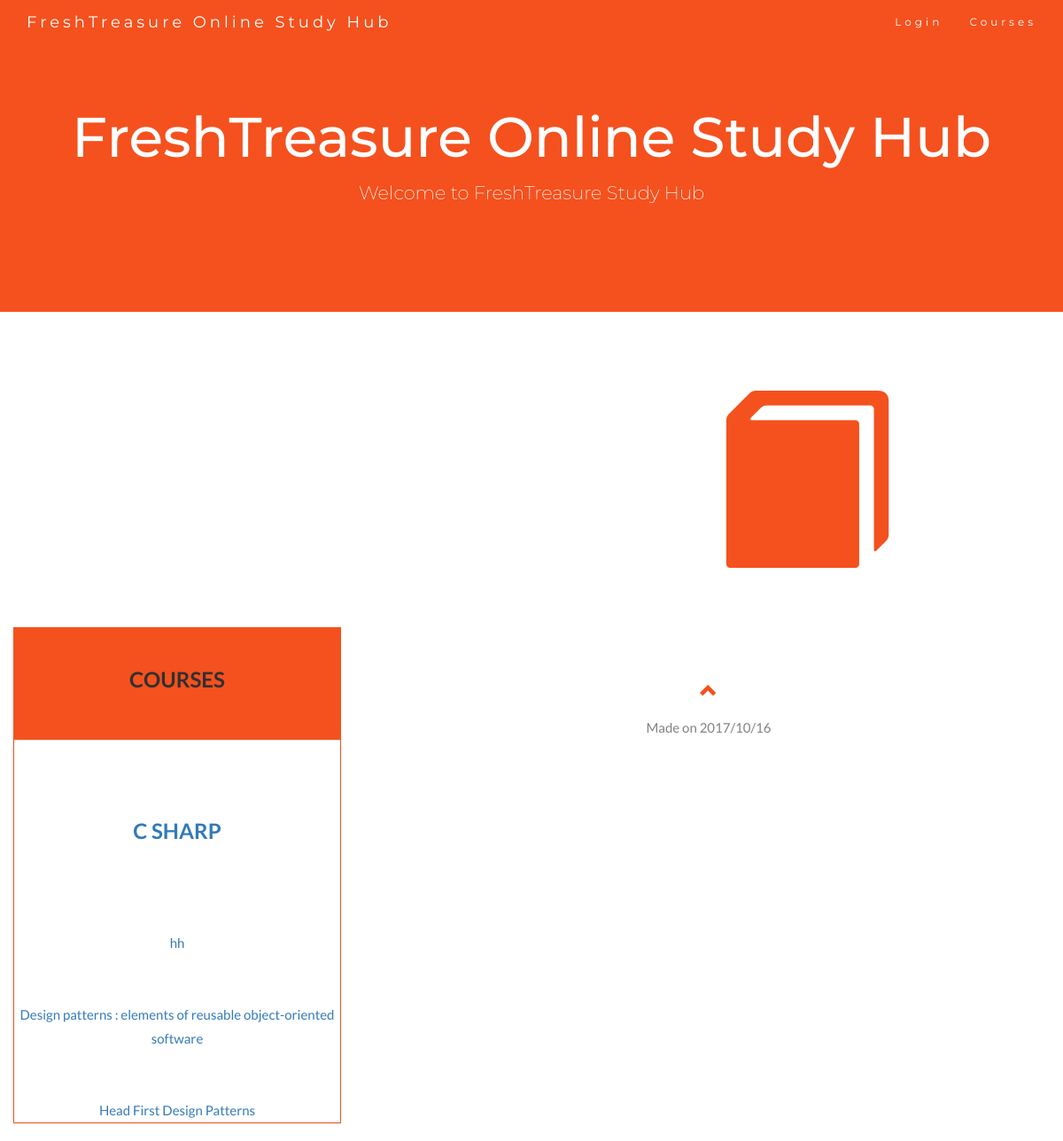
Page /courseList.php (signed in) on the committed database.
### tables this page shows
CREATE TABLE `person_courses` (
  `person_id` int(10) NOT NULL DEFAULT '0',
  `course_id` int(10) NOT NULL DEFAULT '0'
);

CREATE TABLE `courses` (
  `course_id` int(10) NOT NULL DEFAULT '0',
  `course_name` varchar(4000) NOT NULL DEFAULT ''
);

CREATE TABLE `student_courses_books` (
  `person_id` int(10) NOT NULL DEFAULT '0',
  `course_id` int(10) NOT NULL DEFAULT '0',
  `book_id` int(10) NOT NULL DEFAULT '0'
);

CREATE TABLE `books0923` (
  `book_id` int(10) NOT NULL,
  `book_name` varchar(4000) NOT NULL DEFAULT '',
  `author_name` varchar(100) NOT NULL DEFAULT '',
  `yeartime` varchar(10) NOT NULL DEFAULT ''
);

### courseList.php (the view, shortened to what this page needs)
<!DOCTYPE html>
<html lang="en">
<head>
  <link rel="stylesheet" type="text/css" href="https://maxcdn.bootstrapcdn.com/bootstrap/3.3.7/css/bootstrap.min.css" >
  <link rel="stylesheet" type="text/css" href="style.css">
</head>
<body id="myPage" data-spy="scroll" data-target=".navbar" data-offset="60">
<nav class="navbar navbar-default navbar-fixed-top">
  <div class="container">
    <div class="navbar-header">
      <a class="navbar-brand" href="#myPage">FreshTreasure Online Study Hub</a>
    </div>
    <div class="collapse navbar-collapse" id="myNavbar">
      <ul class="nav navbar-nav navbar-right">
        <li><a href="login.html">Login</a></li>
		   <li><a href="courseList.php">Courses</a></li>
      </ul>
    </div>
  </div>
</nav>
<div class="jumbotron text-center">
  <h1>FreshTreasure Online Study Hub</h1>
  <p>Welcome to FreshTreasure Study Hub</p>
</div>
<div id="Login" class="container-fluid">
  <div class="row">
    <div class="col-sm-8"><br>
<?php
$mysqli = initPermanentConnection();
$studentID = $_SESSION['userID'];
$sql = "select person_id, course_id from person_courses where person_id = $studentID ";
$query = $mysqli->query($sql) or die("SQL execuation fails.");
?>
    </div>
    <div class="col-sm-4">
      <span class="glyphicon glyphicon-book logo"></span>
    </div>
  </div>
</div>
<?php
while($row = mysqli_fetch_array($query))
{
	echo "<div class=\"col-sm-4 col-xs-12\"> ";
	echo "<div class=\"panel panel-default text-center\">";
    echo "<div class=\"panel-heading\">";
    echo "<h2>Courses</h2>";
    echo "</div>";
    $courseID = $row['course_id'];
	$sql = "select course_name from courses where course_id = $courseID ";
	$subQuery = $mysqli->query($sql) or die("SQL execuation fails.");
	$res = mysqli_fetch_array($subQuery);
	$courseName = $res['course_name'];
	    echo "<div class=\"panel-body\">";
	$courseLink = "<h2><a href='courseView.php?id=".$courseID."&name=".$courseName." '>".$courseName."</a>";
	echo $courseLink;
	echo "</div>";
	showCourseBooks($studentID,$courseID,$mysqli);
	echo "</div>";
	echo "</div>";
}
function showCourseBooks($student_id,$course_id,$sqlHandle)
{
	$query = $sqlHandle->query("select book_id from student_courses_books where person_id = $student_id and course_id = $course_id")or die(" SQL failed");
	while($row = mysqli_fetch_array($query))
	{
		$bookID = $row['book_id'];
		$subQuery = $sqlHandle->query("select book_name from books0923 where book_id = $bookID ")or die("SQL failed");
	    $res = mysqli_fetch_array($subQuery);
		$bookName = $res['book_name'];
		$linkStr = "<a href='bookView.php?id=".$bookID."&name=".$bookName." '>".$res['book_name'];
		echo $linkStr."</br>";
	}
}
?>
 <footer class="container-fluid text-center col-sm-8">
  <a href="#myPage" title="To Top">
    <span class="glyphicon glyphicon-chevron-up"></span>
  </a>
  <p>Made on 2017/10/16</p>
</footer>
 </body>
</html>

### style.css (style rules this page uses)
body { font: 400 15px Lato, sans-serif; line-height: 1.8; color: #818181; }
h2 { font-size: 24px; text-transform: uppercase; color: #303030; font-weight: 600; margin-bottom: 30px; }
.jumbotron { background-color: #f4511e; color: #fff; padding: 100px 25px; font-family: Montserrat, sans-serif; }
.container-fluid { padding: 60px 50px; }
.logo { color: #f4511e; font-size: 200px; }
.panel { border: 1px solid #f4511e; border-radius:0 !important; transition: box-shadow 0.5s; }
.panel-heading { color: #fff !important; background-color: #f4511e !important; padding: 25px; border-bottom: 1px solid transparent; border-top-left-radius: 0px; border-top-right-radius: 0px; border-bottom-left-radius: 0px; border-bottom-right-radius: 0px; }
.navbar { margin-bottom: 0; background-color: #f4511e; z-index: 9999; border: 0; font-size: 12px !important; line-height: 1.42857143 !important; letter-spacing: 4px; border-radius: 0; font-family: Montserrat, sans-serif; }
.navbar li a, .navbar .navbar-brand { color: #fff !important; }
footer .glyphicon { font-size: 20px; margin-bottom: 20px; color: #f4511e; }

### rows in the picture
person_courses: course.course_name "C SHARP"
student_courses_books: books0923.book_name "hh"
student_courses_books: books0923.book_name "Design patterns : elements of reusable object-oriented software"
student_courses_books: books0923.book_name "Head First Design Patterns"
